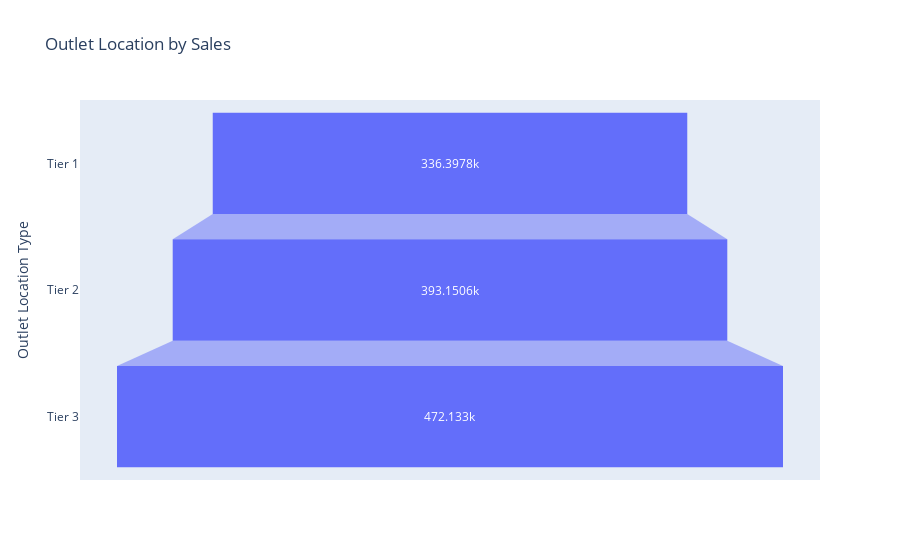

Source (notebook cell):
### Code cell
# Create a Funnel Chart: Outlet Location by Sales
location_sales = df.groupby('Outlet Location Type')['Sales'].sum().reset_index()
funnel_chart = px.funnel(location_sales, 
                         x='Sales', 
                         y='Outlet Location Type', 
                         title='Outlet Location by Sales')
funnel_chart.show()

### Figure 1 — Plotly figure (JSON) as saved in the notebook; plotly's stock layout.template omitted (floating-point values rounded to 4 significant figures)
{"data": [{"hovertemplate": "Sales=%{x}<br>Outlet Location Type=%{y}<extra></extra>", "legendgroup": "", "marker": {"color": "#636efa"}, "name": "", "orientation": "h", "showlegend": false, "type": "funnel", "x": [336400.0, 393200.0, 472100.0], "xaxis": "x", "y": ["Tier 1", "Tier 2", "Tier 3"], "yaxis": "y"}], "layout": {"legend": {"tracegroupgap": 0}, "title": {"text": "Outlet Location by Sales"}, "xaxis": {"anchor": "y", "domain": [0, 1], "title": {"text": "Sales"}}, "yaxis": {"anchor": "x", "domain": [0, 1], "title": {"text": "Outlet Location Type"}}}}
